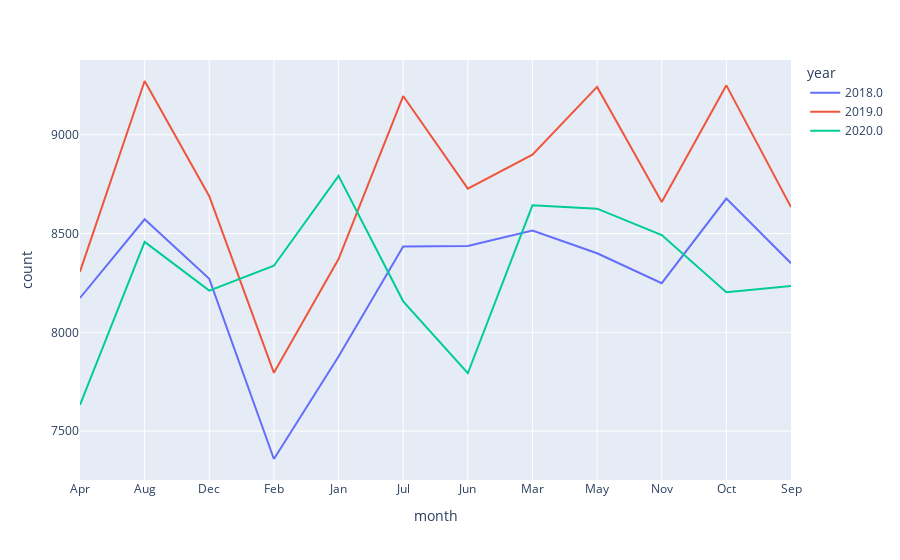

Notebook code cell kept with this figure:
### Code cell
fig = px.line(offense_by_month, x='month',y='count', color='year')
fig.show()

### Figure 1 — Plotly figure (JSON) as saved in the notebook; plotly's stock layout.template omitted (floating-point values rounded to 4 significant figures)
{"data": [{"hovertemplate": "year=2018.0<br>month=%{x}<br>count=%{y}<extra></extra>", "legendgroup": "2018.0", "line": {"color": "#636efa", "dash": "solid"}, "mode": "lines", "name": "2018.0", "orientation": "v", "showlegend": true, "type": "scatter", "x": ["Apr", "Aug", "Dec", "Feb", "Jan", "Jul", "Jun", "Mar", "May", "Nov", "Oct", "Sep"], "xaxis": "x", "y": [8174, 8572, 8271, 7359, 7878, 8435, 8437, 8515, 8400, 8249, 8677, 8350], "yaxis": "y"}, {"hovertemplate": "year=2019.0<br>month=%{x}<br>count=%{y}<extra></extra>", "legendgroup": "2019.0", "line": {"color": "#EF553B", "dash": "solid"}, "mode": "lines", "name": "2019.0", "orientation": "v", "showlegend": true, "type": "scatter", "x": ["Apr", "Aug", "Dec", "Feb", "Jan", "Jul", "Jun", "Mar", "May", "Nov", "Oct", "Sep"], "xaxis": "x", "y": [8307, 9272, 8689, 7795, 8371, 9196, 8727, 8899, 9242, 8660, 9250, 8634], "yaxis": "y"}, {"hovertemplate": "year=2020.0<br>month=%{x}<br>count=%{y}<extra></extra>", "legendgroup": "2020.0", "line": {"color": "#00cc96", "dash": "solid"}, "mode": "lines", "name": "2020.0", "orientation": "v", "showlegend": true, "type": "scatter", "x": ["Apr", "Aug", "Dec", "Feb", "Jan", "Jul", "Jun", "Mar", "May", "Nov", "Oct", "Sep"], "xaxis": "x", "y": [7633, 8458, 8211, 8337, 8792, 8157, 7793, 8643, 8626, 8492, 8203, 8235], "yaxis": "y"}], "layout": {"autosize": true, "legend": {"title": {"text": "year"}, "tracegroupgap": 0}, "margin": {"t": 60}, "xaxis": {"anchor": "y", "autorange": true, "domain": [0, 1], "range": [0, 11], "title": {"text": "month"}, "type": "category"}, "yaxis": {"anchor": "x", "autorange": true, "domain": [0, 1], "range": [7253.0, 9378.0], "title": {"text": "count"}, "type": "linear"}}}
